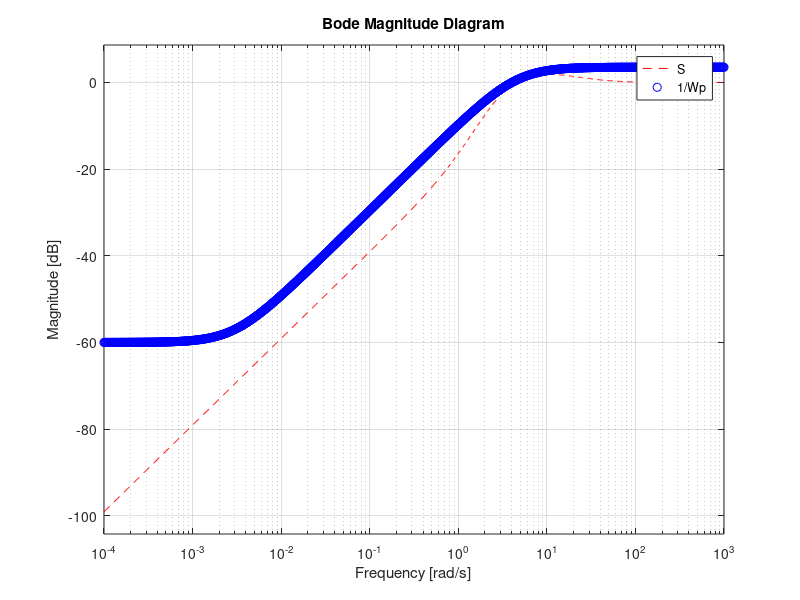

MATLAB code to generate this figure: (Note: this script raises an error after producing the figure.)
%% q5

%% 5.a
P = tf(1,[1 -1]); 
C = tf([5.8 9],[0.04 1 0]);
S = 1/(1+P*C);
Wp = tf([0.667 3],[1 0.003]);
normTol = 0.001;
norm(Wp*S,inf,normTol)<=1 

%% 5.b
figure
bodemag(S,'r--',1/Wp,'bo')
legend('S','1/Wp')

%% 5.c
% Based on the results of 4.g, the system is stable, moreover we can verify
% it by using the function robstab.
delta = ultidyn('delta',[1 1],'bound',1);
Pu = P*(1+0.4*delta);
System1 = feedback(Pu,C);
[stabmarg,wcu] = robuststab(System1)

%% 5.d
[wcg,wcu] = wcgain(Wp/(1+Pu*C))
% specific stable linear system
wcu.delta

%% 5.e
% We can see the worst case gain from the intersection of 1/Wp and the
% sensitivity of the worse case Pu (refer to the small gain theorem), the
% intersection frequency is larger than 1, which confirm the worse case
% gain seen in 5.d. 
Pu_worst = P*(1+0.4*wcu.delta);
Sworst = 1/(1+Pu_worst*C);
figure
bodemag(S,'r-',Sworst,'go',1/Wp,'y.')
legend('Sensitivity for P','Sensitivity for the worst Pu','1/Wp')


%% 5.f
figure
step(S,Sworst,4)
legend('Step response of S for P','Step response of S for Worst case Pu')

%% 5.g Task 1
Wu = makeweight(0.4, 20, 400);
delta = ultidyn('delta',[1 1],'bound',1);
PuNew = P*(1+Wu*delta);
robuststab(feedback(PuNew,C))

%% 5.g Task 2
[wcg,wcu] = wcgain(Wp/(1+PuNew*C))

%% 5.g Task 3
figure
Pu_worst = P*(1+Wu*wcu.delta);
step(1/(1+P*C),1/(1+Pu_worst*C),4)
